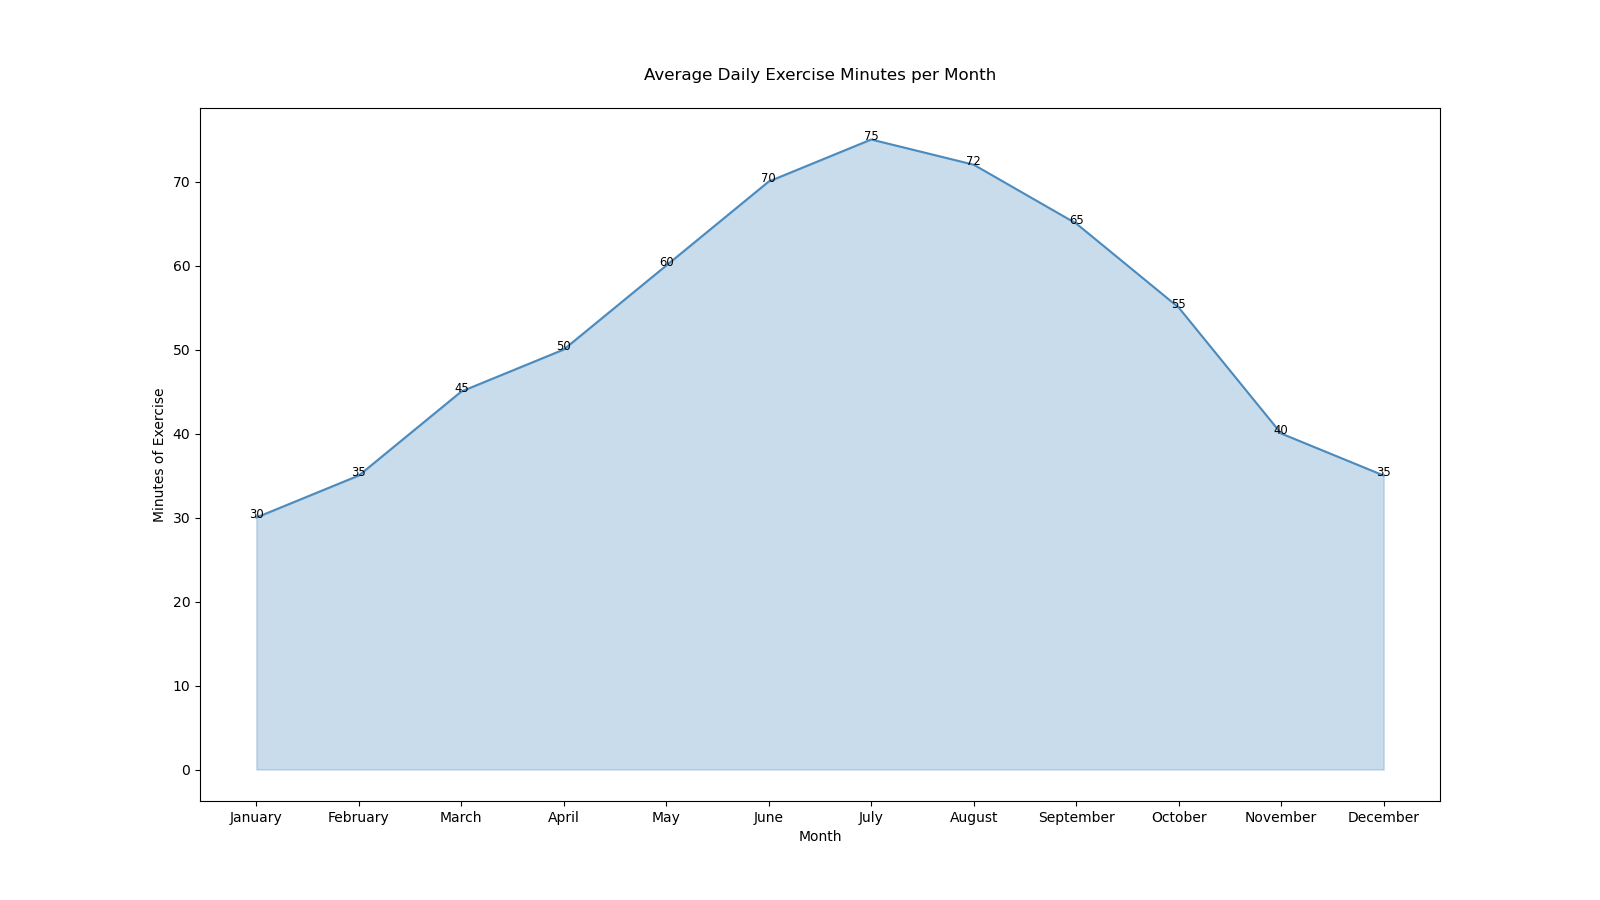

Write Python code to recreate this figure.

import seaborn as sns
import pandas as pd
import matplotlib.pyplot as plt

data = {
    'Month': [
        'January', 'February', 'March', 'April', 'May', 'June', 
        'July', 'August', 'September', 'October', 'November', 'December'
    ],
    'DailyExerciseMinutes': [
        30, 35, 45, 50, 60, 70,
        75, 72, 65, 55, 40, 35
    ]
}

df = pd.DataFrame(data)

df['Month'] = pd.Categorical(df['Month'], categories=[
    'January', 'February', 'March', 'April', 'May', 'June', 
    'July', 'August', 'September', 'October', 'November', 'December'
], ordered=True)

plt.figure(figsize=(16, 9))

area_chart = sns.lineplot(data=df, x='Month', y='DailyExerciseMinutes', color="#4B8BBE")
area_chart.fill_between(df['Month'], df['DailyExerciseMinutes'], color="#4B8BBE", alpha=0.3)

for index, value in enumerate(df['DailyExerciseMinutes']):
    plt.text(df['Month'][index], value, f"{value}", 
             horizontalalignment='center', size='small', color='black')

plt.title('Average Daily Exercise Minutes per Month', pad=20)
plt.xlabel('Month')
plt.ylabel('Minutes of Exercise')

plt.show()
